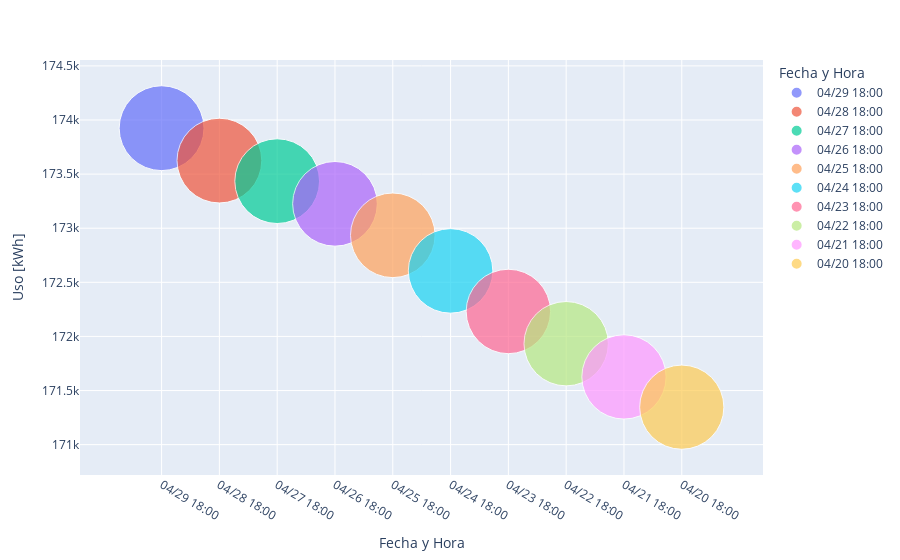

Here is the notebook cell this chart was saved with:
### Code cell
############################################################################################ Gráfica

fig = px.scatter(data.head(10), x = 'Fecha y Hora', y =  'Uso [kWh]',
                 size= 'Uso [kWh]', color = 'Fecha y Hora' ,size_max = 60)
fig.update_layout()

### Figure 1 — Plotly figure (JSON) as saved in the notebook; plotly's stock layout.template omitted (floating-point values rounded to 4 significant figures)
{"data": [{"hovertemplate": "Fecha y Hora=%{x}<br>Uso [kWh]=%{marker.size}<extra></extra>", "legendgroup": "04/29 18:00", "marker": {"color": "#636efa", "size": [173900.0], "sizemode": "area", "sizeref": 48.31, "symbol": "circle"}, "mode": "markers", "name": "04/29 18:00", "orientation": "v", "showlegend": true, "type": "scatter", "x": ["04/29 18:00"], "xaxis": "x", "y": [173900.0], "yaxis": "y"}, {"hovertemplate": "Fecha y Hora=%{x}<br>Uso [kWh]=%{marker.size}<extra></extra>", "legendgroup": "04/28 18:00", "marker": {"color": "#EF553B", "size": [173600.0], "sizemode": "area", "sizeref": 48.31, "symbol": "circle"}, "mode": "markers", "name": "04/28 18:00", "orientation": "v", "showlegend": true, "type": "scatter", "x": ["04/28 18:00"], "xaxis": "x", "y": [173600.0], "yaxis": "y"}, {"hovertemplate": "Fecha y Hora=%{x}<br>Uso [kWh]=%{marker.size}<extra></extra>", "legendgroup": "04/27 18:00", "marker": {"color": "#00cc96", "size": [173400.0], "sizemode": "area", "sizeref": 48.31, "symbol": "circle"}, "mode": "markers", "name": "04/27 18:00", "orientation": "v", "showlegend": true, "type": "scatter", "x": ["04/27 18:00"], "xaxis": "x", "y": [173400.0], "yaxis": "y"}, {"hovertemplate": "Fecha y Hora=%{x}<br>Uso [kWh]=%{marker.size}<extra></extra>", "legendgroup": "04/26 18:00", "marker": {"color": "#ab63fa", "size": [173200.0], "sizemode": "area", "sizeref": 48.31, "symbol": "circle"}, "mode": "markers", "name": "04/26 18:00", "orientation": "v", "showlegend": true, "type": "scatter", "x": ["04/26 18:00"], "xaxis": "x", "y": [173200.0], "yaxis": "y"}, {"hovertemplate": "Fecha y Hora=%{x}<br>Uso [kWh]=%{marker.size}<extra></extra>", "legendgroup": "04/25 18:00", "marker": {"color": "#FFA15A", "size": [172900.0], "sizemode": "area", "sizeref": 48.31, "symbol": "circle"}, "mode": "markers", "name": "04/25 18:00", "orientation": "v", "showlegend": true, "type": "scatter", "x": ["04/25 18:00"], "xaxis": "x", "y": [172900.0], "yaxis": "y"}, {"hovertemplate": "Fecha y Hora=%{x}<br>Uso [kWh]=%{marker.size}<extra></extra>", "legendgroup": "04/24 18:00", "marker": {"color": "#19d3f3", "size": [172600.0], "sizemode": "area", "sizeref": 48.31, "symbol": "circle"}, "mode": "markers", "name": "04/24 18:00", "orientation": "v", "showlegend": true, "type": "scatter", "x": ["04/24 18:00"], "xaxis": "x", "y": [172600.0], "yaxis": "y"}, {"hovertemplate": "Fecha y Hora=%{x}<br>Uso [kWh]=%{marker.size}<extra></extra>", "legendgroup": "04/23 18:00", "marker": {"color": "#FF6692", "size": [172200.0], "sizemode": "area", "sizeref": 48.31, "symbol": "circle"}, "mode": "markers", "name": "04/23 18:00", "orientation": "v", "showlegend": true, "type": "scatter", "x": ["04/23 18:00"], "xaxis": "x", "y": [172200.0], "yaxis": "y"}, {"hovertemplate": "Fecha y Hora=%{x}<br>Uso [kWh]=%{marker.size}<extra></extra>", "legendgroup": "04/22 18:00", "marker": {"color": "#B6E880", "size": [171900.0], "sizemode": "area", "sizeref": 48.31, "symbol": "circle"}, "mode": "markers", "name": "04/22 18:00", "orientation": "v", "showlegend": true, "type": "scatter", "x": ["04/22 18:00"], "xaxis": "x", "y": [171900.0], "yaxis": "y"}, {"hovertemplate": "Fecha y Hora=%{x}<br>Uso [kWh]=%{marker.size}<extra></extra>", "legendgroup": "04/21 18:00", "marker": {"color": "#FF97FF", "size": [171600.0], "sizemode": "area", "sizeref": 48.31, "symbol": "circle"}, "mode": "markers", "name": "04/21 18:00", "orientation": "v", "showlegend": true, "type": "scatter", "x": ["04/21 18:00"], "xaxis": "x", "y": [171600.0], "yaxis": "y"}, {"hovertemplate": "Fecha y Hora=%{x}<br>Uso [kWh]=%{marker.size}<extra></extra>", "legendgroup": "04/20 18:00", "marker": {"color": "#FECB52", "size": [171300.0], "sizemode": "area", "sizeref": 48.31, "symbol": "circle"}, "mode": "markers", "name": "04/20 18:00", "orientation": "v", "showlegend": true, "type": "scatter", "x": ["04/20 18:00"], "xaxis": "x", "y": [171300.0], "yaxis": "y"}], "layout": {"legend": {"itemsizing": "constant", "title": {"text": "Fecha y Hora"}, "tracegroupgap": 0}, "margin": {"t": 60}, "xaxis": {"anchor": "y", "categoryarray": ["04/29 18:00", "04/28 18:00", "04/27 18:00", "04/26 18:00", "04/25 18:00", "04/24 18:00", "04/23 18:00", "04/22 18:00", "04/21 18:00", "04/20 18:00"], "categoryorder": "array", "domain": [0, 1], "title": {"text": "Fecha y Hora"}}, "yaxis": {"anchor": "x", "domain": [0, 1], "title": {"text": "Uso [kWh]"}}}}
